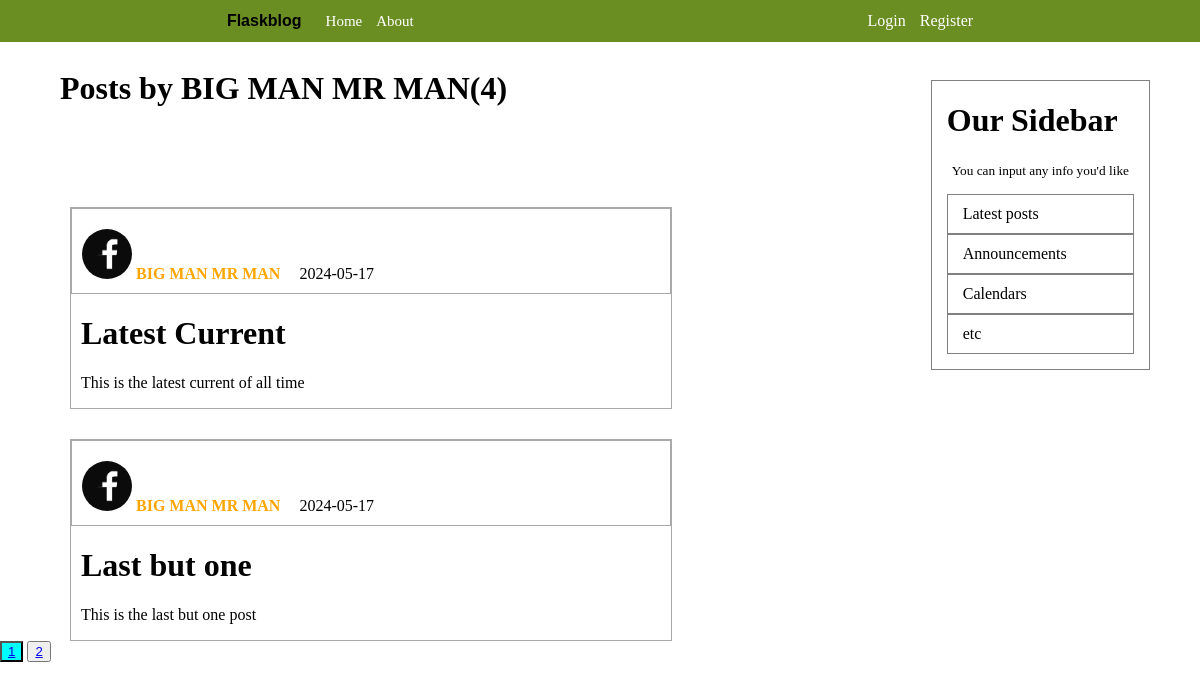
The app's page /user/BIG MAN MR MAN with its own data.
### flaskblog/models.py (models this page shows, shortened)
class User(db.Model, UserMixin):
    id = db.Column(db.Integer, primary_key=True)
    username = db.Column(db.String(20), nullable=False, unique= True)
    email = db.Column(db.String(120), nullable=False, unique=True)
    image_file = db.Column(db.String(20), nullable=False, default='default.jpg')
    password = db.Column(db.String(60), nullable=False)
    posts = db.relationship('Post', backref='author', lazy=True)

class Post(db.Model):
    id = db.Column(db.Integer, primary_key =True)
    title = db.Column(db.String(100), nullable=False)
    date_posted=db.Column(db.DateTime, nullable=False, default=datetime.utcnow)
    content = db.Column(db.Text, nullable = False)
    user_id = db.Column(db.Integer, db.ForeignKey('user.id'), nullable=False)

### flaskblog/users/routes.py (the view)
@users.route("/user/<string:username>")
def user_posts(username):
    page=request.args.get('page', 1, type=int)
    user = User.query.filter_by(username=username).first_or_404()
    posts = Post.query.filter_by(author=user).order_by(Post.date_posted.desc()).paginate(per_page=2, page=page)
    return render_template('user_posts.html', posts=posts, user=user)

### flaskblog/users/routes.py (called while the page is built)
@users.context_processor
def inject_current_year():
    return {'current_year': datetime.utcnow().year}

### flaskblog/templates/user_posts.html
{% extends 'layout.html' %}
{% block content %}
    <h1 class="user-all-posts">Posts by {{ user.username }}({{ posts.total }})</h1>
    {% for post in posts.items %}
    <div class="blog-container">
        <div class="aut-date">
            <img class="pro-pic" src="{{ url_for('static',filename='profile_pics/' + post.author.image_file) }}">
            <a href="{{ url_for('users.user_posts', username=post.author.username) }}" class="aut-link">{{ post.author.username }}</a>
            <p class="dte">{{ post.date_posted.strftime('%Y-%m-%d') }}</p>
        </div>
        <h1><a href="{{ url_for('posts.post', post_id=post.id) }}" class="tit-link">{{ post.title }}</a></h1>
        <p class="cnt">{{ post.content }}</p>
    </div>
   {% endfor %}
   {% for page_num in posts.iter_pages(left_edge=1, right_edge=1, left_current=1, right_current=2) %}
    {% if page_num %}
        {% if posts.page==page_num %}
            <button class="main-page"><a href="{{ url_for('users.user_posts',username=user.username, page=page_num) }}">{{ page_num }}</a></button>
        {% else %}
            <button><a href="{{ url_for('users.user_posts',username=user.username, page=page_num) }}">{{ page_num }}</a></button>
        {% endif %}
    {% else %}
        ...
    {% endif %}
   {% endfor %}
{% endblock content %}

### flaskblog/static/main.css (style rules this page uses)
body { background-color: white; margin: 0; }

### flaskblog/static/home.css (style rules this page uses)
.blog-container { border: 1px solid darkgray; width: 600px; margin-top: 100px; margin-left: 70px; }
.aut-date { padding-left: 10px; padding-right: 10px; padding-top: 10px; padding-bottom: 10px; border: 1px solid darkgray; }
.aut-link { text-decoration: none; color: orange; font-weight: bold; cursor: pointer; }
.dte { display: inline; flex-direction: row; margin-left: 15px; }
.tit-link { margin-left: 10px; text-decoration: none; color: black; cursor: pointer; }
.cnt { margin-left: 10px; }
.blog-container + .blog-container { margin-top: 30px; }
.main-page { background-color: aqua; }
.user-all-posts { margin-top: 70px; margin-left: 60px; }

### flaskblog/static/account.css (style rules this page uses)
.pro-pic { height: 50px; width: 50px; border-radius: 25px; margin-top: 10px; }

### records on screen
User: username "BIG MAN MR MAN"
Post: image_file (picture), author.username "BIG MAN MR MAN", date_posted "2024-05-17", title "Latest Current", content "This is the latest current of all time"
Post: image_file (picture), author.username "BIG MAN MR MAN", date_posted "2024-05-17", title "Last but one", content "This is the last but one post"

### other values on screen
{{ posts.total }} "4"
{{ page_num }} "1"
{{ page_num }} "2"
